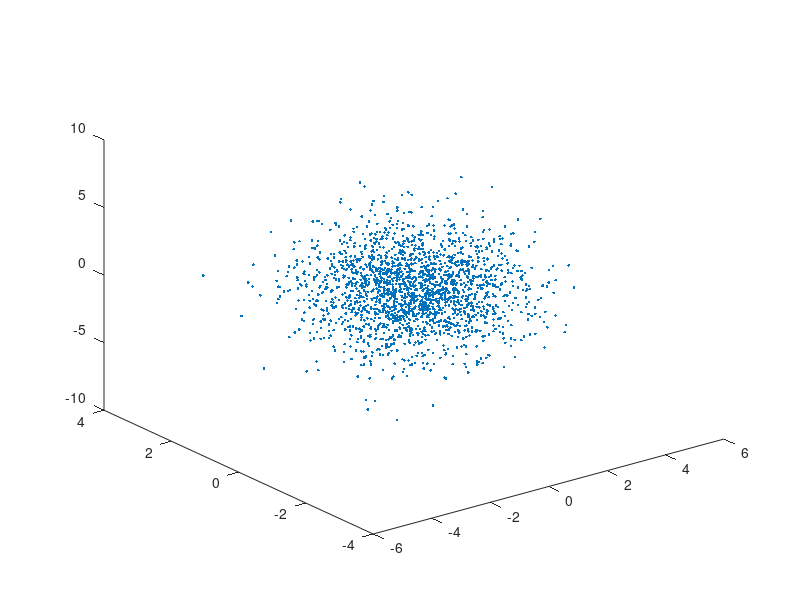
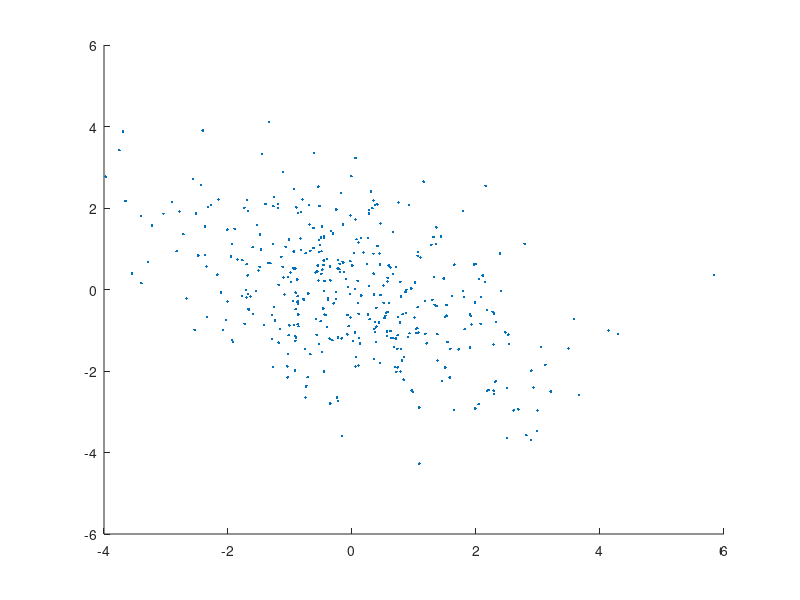

Here is the MATLAB script that generated these plots, in order: (Note: this script raises an error after producing the figures.)
function [] = assignment08()

%% Exercise 3

Sigma=[2 0 0;0 1 0;0 0 4];
mu=[0,0,0];
n = 2000;

X = GenerateData(Sigma, mu, n);

plot3(X(:,1), X(:,2), X(:,3), '.')

v = sqrt(2)/2 * [ 1, 1; -1, 1 ];
d = [ 3, 0; 0, 1 ];

Sigma = v * d * v';
mu = [0 0];

X = GenerateData(Sigma, mu, 400);
figure;
hold on;
plot(X(:,1), X(:,2), '.');

%% Exercise 4

% Sigma already has this value: Sigma = [2,-1;-1,2];
mu = [1, 1];

X= GenerateData(Sigma, mu, 500);
[V, D] = PCA(X)

[V, D] = eig(Sigma)

% one can see that up to an error below 10 % these values agree
end

function [X] = GenerateData(Sigma, mu, n)

S1 = chol(Sigma);
X = repmat(mu,n,1) + randn(n,size(Sigma,1))*S1;

end
